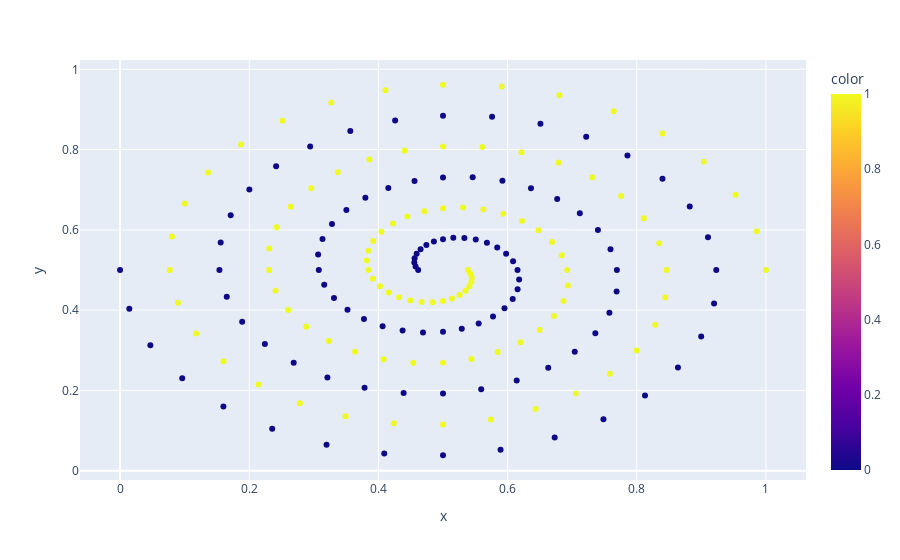

Write notebook code for a chart like this one.
### Code cell
#Spiral dataset Creation


import math
import numpy as np
def spiral_xy(i, spiral_num):
    """
    Create the data for a spiral.

    Arguments:
        i runs from 0 to 96
        spiral_num is 1 or -1
    """
    φ = i/16 * math.pi
    r = 6.5 * ((104 - i)/104)
    x = (r * math.cos(φ) * spiral_num)/13 + 0.5
    y = (r * math.sin(φ) * spiral_num)/13 + 0.5
    return (x, y)

def spiral(spiral_num):
    return [spiral_xy(i, spiral_num) for i in range(97)]

#Make index as label
import pandas as pd
df = pd.concat([pd.DataFrame(spiral(1),index=np.ones(len(spiral(1)))),pd.DataFrame(spiral(-1),index=np.zeros(len(spiral(1))))])


X = np.array(df).T
y = np.array(df.index)

fig = px.scatter(x=X[0,:], y=X[1,:],color=y)
fig.show()


results = list()
for i in range(10):
    prediction, best_pos_dict,bestFitness = PSO_NN_Classification(X,y,layer_dims = [2,16,16,1],metric_used = "accuracy",num_particles = 50,max_iter = 1000,w = 0.729,c1 = 1.49445,c2 = 1.49445, random_state=i)
    results.append(bestFitness)
print("Average Fitness across all runs: ",np.mean(results))

### Figure 1 — Plotly figure (JSON) as saved in the notebook; plotly's stock layout.template omitted (floating-point values rounded to 4 significant figures; data arrays with more than 128 entries replaced by an {"elided": "..."} marker saying what was removed)
{"data": [{"hovertemplate": "x=%{x}<br>y=%{y}<br>color=%{marker.color}<extra></extra>", "legendgroup": "", "marker": {"color": {"elided": "194 int values"}, "coloraxis": "coloraxis", "symbol": "circle"}, "mode": "markers", "name": "", "orientation": "v", "showlegend": false, "type": "scatter", "x": {"elided": "194 float values"}, "xaxis": "x", "y": {"elided": "194 float values"}, "yaxis": "y"}], "layout": {"coloraxis": {"colorbar": {"title": {"text": "color"}}, "colorscale": [[0, "#0d0887"], [0.1111, "#46039f"], [0.2222, "#7201a8"], [0.3333, "#9c179e"], [0.4444, "#bd3786"], [0.5556, "#d8576b"], [0.6667, "#ed7953"], [0.7778, "#fb9f3a"], [0.8889, "#fdca26"], [1, "#f0f921"]]}, "legend": {"tracegroupgap": 0}, "margin": {"t": 60}, "xaxis": {"anchor": "y", "domain": [0, 1], "title": {"text": "x"}}, "yaxis": {"anchor": "x", "domain": [0, 1], "title": {"text": "y"}}}}
